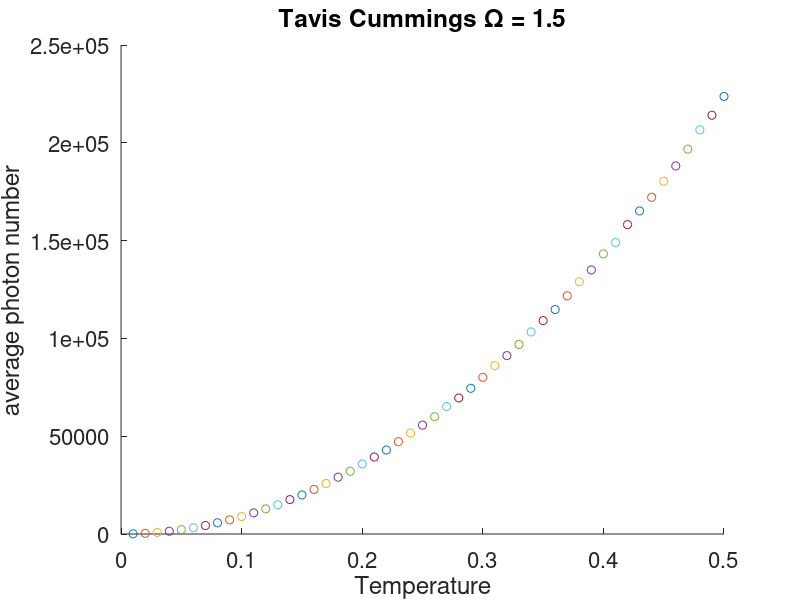

Write the MATLAB code that produced this figure.
%% This is the program to determine the first order derivative of phi(y)
clear
clc
%close all
clf
% units are taken to be \hbar=m=k_B=1
kr = 0;
delta = 0.2;
OmegaTilde = 1.5;
% for OmegaTilde=0:0.1:5
omega_c = -1; % --> equivalent to delta_R
T = 0.1;
 for T = 0.01:0.01:0.5
beta = 1/T;

maxKZ = 10;

eta = @(kz,y) sqrt((kr*kz+delta).^2+(OmegaTilde/2)^2*y);
S = @(y) quadgk(@(kz) exp(-beta*kz.^2/2)*2.*cosh(beta*eta(kz,y)),-maxKZ,maxKZ);
Q = @(y) beta*quadgk(@(kz) exp(-beta*kz.^2/2).*sinh(beta*eta(kz,y))*(OmegaTilde/2)^2./eta(kz,y),-maxKZ,maxKZ);
FirstOrder = @(y) -beta*omega_c+Q(y)./S(y);
[y0,fval]=fsolve(FirstOrder, 0.0, optimset('Display','iter'));
y0
pQpy = @(y) beta*(OmegaTilde/2)^4*quadgk(@(kz) exp(-beta*kz.^2/2).*...
    (beta/2*cosh(beta*eta(kz,y))-...
    sinh(beta*eta(kz,y))/2./eta(kz,y))./(eta(kz,y).^2),-maxKZ,maxKZ);
SecondOrder = @(y) (pQpy(y).*S(y)-Q(y).^2)./(S(y).^2);
SecondOrder(y0)
phi = @(y) -beta*omega_c*y+log(S(y));
% figure(1)
% ay = 0:0.01:1;
% for y = ay
%     scatter(y,phi(y))
%     hold on
% end
% hold off
% xlabel('y')
% ylabel('\phi(y)')
% title(['d^2\phi(y)/d y^2 =', num2str(SecondOrder(y0)) ])
% figure(2)
% hold on
% if y0>0
%     scatter(OmegaTilde,y0)
% else
%     scatter(OmegaTilde,0)
% end
% hold off
% end
% set(gca,'fontsize',16)
% xlabel('Tavis cummings \Omega')
% ylabel('average photon number')
% title(['k_BT = ',num2str(T)])
figure(3)
hold on
if y0>0
    scatter(T,y0)
else
    scatter(T,0)
end
hold off
end
set(gca,'fontsize',16)
xlabel('Temperature')
ylabel('average photon number')
title(['Tavis Cummings \Omega = ',num2str(OmegaTilde)])